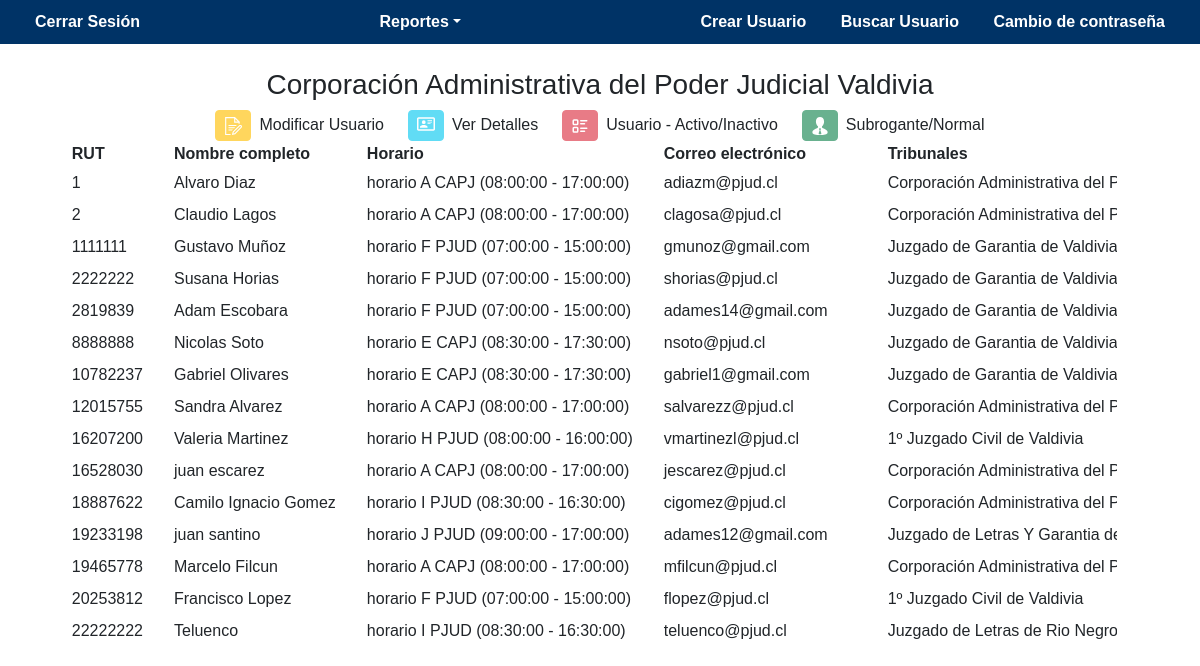
Page /templates/vista/adm_tribunal/ver_usuarios.php (signed in) on the earlier database version.
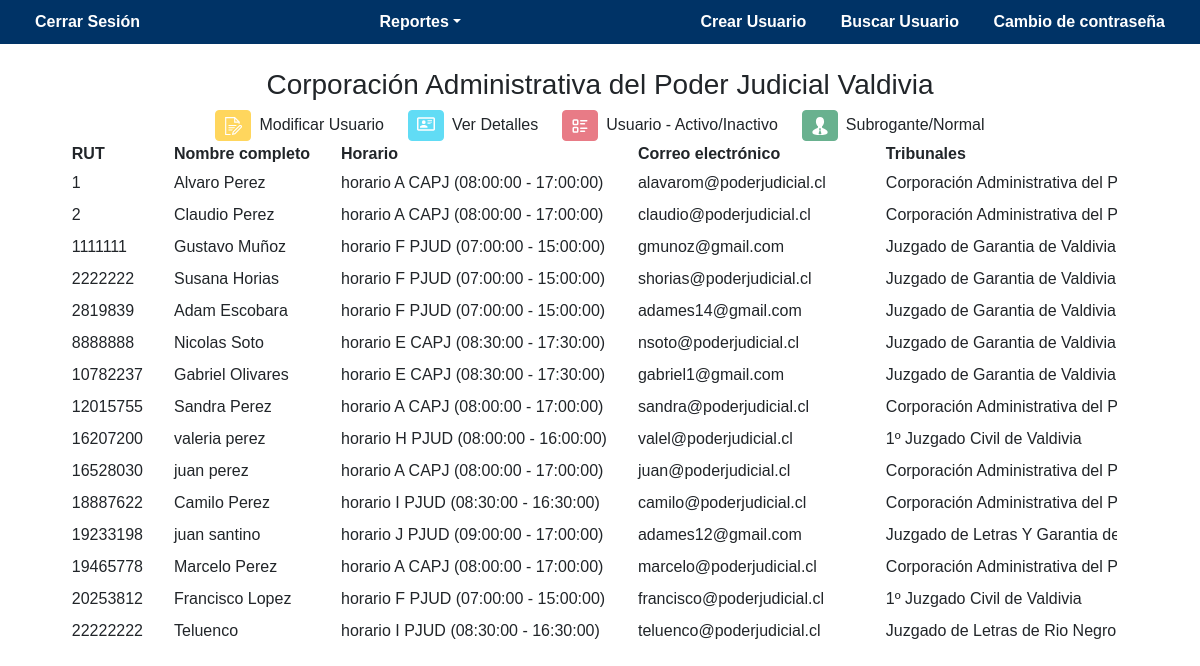
Same page on the later database version.
### tables this page shows
CREATE TABLE `tribunales` (
  `id_tribunal` int(11) NOT NULL,
  `nombre_tribunal` varchar(150) NOT NULL
);

CREATE TABLE `usuario` (
  `RUT` int(11) NOT NULL,
  `DV` varchar(1) NOT NULL,
  `nombre_completo` varchar(80) NOT NULL,
  `correo` varchar(60) NOT NULL,
  `cargo` varchar(30) DEFAULT NULL,
  `estado` tinyint(1) NOT NULL COMMENT 'Campo booleano: 0=FALSE, 1=TRUE',
  `contraseña` varchar(80) NOT NULL,
  `creado_por` int(11) DEFAULT NULL,
  `id_tribunal` int(11) NOT NULL,
  `id_rol` int(11) NOT NULL,
  `id_horario` int(11) NOT NULL
);

CREATE TABLE `horarios` (
  `id_horario` int(11) NOT NULL,
  `nombre_horario` varchar(50) NOT NULL,
  `hora_inicio` time NOT NULL,
  `hora_termino` time NOT NULL,
  `hora_inicio_u` time DEFAULT NULL,
  `hora_termino_u` time DEFAULT NULL
);

### templates/controlador/datos_usuarios.php (called while the page is built, shortened)
<?php
$id_tribunal = $_SESSION['id_tribunal'];
if ($_SESSION['id_rol'] == 2 || $_SESSION['id_rol'] == 3) {
    $sql = "SELECT rut, nombre_completo, correo, cargo, usuario.id_tribunal, usuario.id_horario,
                   nombre_horario, hora_inicio, hora_termino, nombre_tribunal, estado, roles_adm.id_rol, nombre_rol
            FROM usuario
            JOIN horarios ON usuario.id_horario = horarios.id_horario
            JOIN tribunales ON usuario.id_tribunal = tribunales.id_tribunal
            JOIN roles_adm ON usuario.id_rol = roles_adm.id_rol
            WHERE tribunales.id_tribunal = $id_tribunal AND usuario.estado = 1";
} elseif ($_SESSION['id_rol'] == 1) {
    $sql = "SELECT rut, nombre_completo, correo, cargo, usuario.id_tribunal, usuario.id_horario,
                   nombre_horario, hora_inicio, hora_termino, nombre_tribunal, estado, roles_adm.id_rol, nombre_rol
            FROM usuario
            JOIN horarios ON usuario.id_horario = horarios.id_horario
            JOIN roles_adm ON usuario.id_rol = roles_adm.id_rol
            JOIN tribunales ON usuario.id_tribunal = tribunales.id_tribunal
            WHERE usuario.estado = 1";
}
$result = $conn->query($sql);
$sql_tribunal = "SELECT id_tribunal, nombre_tribunal FROM tribunales WHERE id_tribunal = $id_tribunal";
$result_tribunal = $conn->query($sql_tribunal);
?>

### templates/vista/adm_tribunal/ver_usuarios.php (the view, shortened to what this page needs)
<?php
include '../../modelo/conexion_bd.php';
include '../../controlador/datos_usuarios.php';
?>
<!DOCTYPE html>
<html lang="en">
<head>
  <link rel="stylesheet" type="text/css" href="https://cdn.datatables.net/1.13.6/css/dataTables.bootstrap5.min.css">
  <link href="https://cdn.jsdelivr.net/npm/bootstrap@5.3.3/dist/css/bootstrap.min.css" rel="stylesheet">
  <link rel="stylesheet" href="../../modelo/estilos.css">
</head>
<body>
  <header class="d-flex justify-content-between align-items-center">
    <a href="../pagina_login.php">Cerrar Sesión</a>
    <div class="dropdown">
          <a href="#" class="text-white fw-bold dropdown-toggle" data-bs-toggle="dropdown">Reportes</a>
      </div>
    <div>
      <?php if ($_SESSION['id_rol'] == 1) : ?>
        <a href="../adm_total/crear_usuarios.php">Crear Usuario</a>
      <?php elseif ($_SESSION['id_rol'] == 2) : ?>
        <a href="formulario_usuario.php">Crear Usuario</a>
      <?php elseif ($_SESSION['id_rol'] == 3) : ?>
        <a href="formulario_usuario.php">Crear Usuario</a>
      <?php endif; ?>
      <a href="buscar_usuario.php">Buscar Usuario</a>
      <a href="../cambio_contrasena.php">Cambio de contraseña</a>
    </div>
  </header>
  <div class="container-fluid mt-4">
  <div class="d-flex justify-content-center text-center">
    <?php
    if ($result_tribunal->num_rows > 0) {
        while ($row = $result_tribunal->fetch_assoc()) {
            echo "<h3 value='".$row['id_tribunal']."'>".$row['nombre_tribunal']."</h3>";
        }
    } else {
        echo "<h3 value='' disabled>No hay roles disponibles</h3>";
    }
    ?>
  </div>
<div class="row mb-3">
  <div class="col-12">
    <div class="d-flex flex-wrap align-items-center justify-content-center">
      <div class="me-4 d-flex align-items-center">
        <button type="button" class="btn btn-warning btn-sm" disabled>
        </button>
        <span class="ms-2">Modificar Usuario</span>
      </div>
      <div class="me-4 d-flex align-items-center">
        <button type="button" class="btn btn-info btn-sm" disabled>
        </button>
        <span class="ms-2">Ver Detalles</span>
      </div>
      <div class="me-4 d-flex align-items-center">
        <button type="button" class="btn btn-danger btn-sm" disabled>
        </button>
        <span class="ms-2">Usuario - Activo/Inactivo</span>
      </div>
      <div class="d-flex align-items-center">
        <button type="button" class="btn btn-success btn-sm" disabled>
        </button>
        <span class="ms-2">Subrogante/Normal</span>
      </div>
    </div>
  </div>
<div class="row">
    <div class="table-responsive" style="max-width: 90%">
        <table id="usuariospjud" class="table-responsive">
            <thead>
                <tr>
                    <th scope="col">RUT</th>
                    <th scope="col" style="padding-left:30px; padding-right:30px">Nombre completo</th>
                    <th scope="col">Horario</th>
                    <th scope="col" style="padding-left:30px; padding-right:30px">Correo electrónico</th>
                    <th scope="col" style="padding-left:30px; padding-right:30px">Tribunales</th>
                </tr>
            </thead>
            <tbody>
                <?php
                if ($result->num_rows > 0) {
                    while ($row = $result->fetch_assoc()) {
                        echo "<tr>
                            <td>{$row['rut']}</td>
                            <td style='padding-left:30px; padding-right:30px'>{$row['nombre_completo']}</td>
                            <td>{$row['nombre_horario']} ({$row['hora_inicio']} - {$row['hora_termino']})</td>
                            <td style='padding-left:30px; padding-right:30px'>{$row['correo']}</td>
                            <td style='padding-left:30px; padding-right:30px'>{$row['nombre_tribunal']}</td>";
                        echo "<td style='padding-left:30px; padding-right:30px'>
                                <div class='btn-group' role='group'>";
                        echo "</div>
                            </td>
                        </tr>";
                    }
                } else {
                    echo "<tr><td colspan='8' class='text-center'>No hay usuarios registrados.</td></tr>";
                }
                ?>
            </tbody>
        </table>
    </div>
</div>
</div>
</body>
</html>

### templates/modelo/estilos.css (style rules this page uses)
:root { --primario:#003366; }
body { margin: 0; font-family: Arial, sans-serif; }
header { background-color: var(--primario); color: white; padding: 10px 20px; }
header a { color: white; text-decoration: none; font-weight: bold; margin: 0 15px; }
a { font-size: 16px; }
header { background-color: #003366; color: white; padding: 10px 20px; font-size: 16px; display: flex; justify-content: space-between; align-items: center; }
#usuariospjud { table-layout: auto !important; white-space: nowrap; }
.btn-sm svg { width: 18px; height: 18px; }
.table-responsive { overflow-x: auto; max-width: 1000px; margin: 0 auto; }

Differences in the rows shown:
changed usuario id 1: nombre_completo "Alvaro Diaz" → "Alvaro Perez"; correo "adiazm@pjud.cl" → "alavarom@poderjudicial.cl"
changed usuario id 2: nombre_completo "Claudio Lagos" → "Claudio Perez"; correo "clagosa@pjud.cl" → "claudio@poderjudicial.cl"
changed usuario "Susana Horias": correo "shorias@pjud.cl" → "shorias@poderjudicial.cl"
changed usuario "Nicolas Soto": correo "nsoto@pjud.cl" → "nsoto@poderjudicial.cl"
changed usuario id 12015755: nombre_completo "Sandra Alvarez" → "Sandra Perez"; correo "salvarezz@pjud.cl" → "sandra@poderjudicial.cl"
changed usuario "horario H PJUD": nombre_completo "Valeria Martinez" → "valeria perez"; correo "vmartinezl@pjud.cl" → "valel@poderjudicial.cl"
changed usuario id 16528030: nombre_completo "juan escarez" → "juan perez"; correo "jescarez@pjud.cl" → "juan@poderjudicial.cl"
changed usuario id 18887622: nombre_completo "Camilo Ignacio Gomez" → "Camilo Perez"; correo "cigomez@pjud.cl" → "camilo@poderjudicial.cl"
changed usuario id 19465778: nombre_completo "Marcelo Filcun" → "Marcelo Perez"; correo "mfilcun@pjud.cl" → "marcelo@poderjudicial.cl"
changed usuario "Francisco Lopez": correo "flopez@pjud.cl" → "francisco@poderjudicial.cl"
changed usuario "Teluenco": correo "teluenco@pjud.cl" → "teluenco@poderjudicial.cl"
